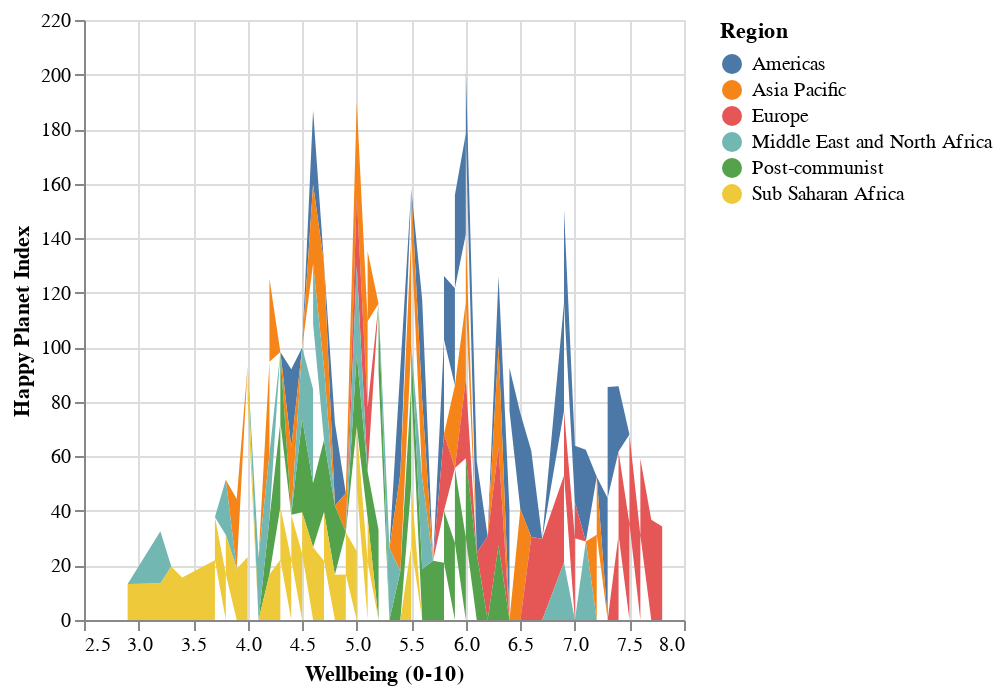

Notebook code cell kept with this figure:
### Code cell
# Adding Zoom-In and Zoom-Out to an Area Chart
alt.Chart(hpi_df).mark_area().encode(
    x='Wellbeing (0-10):Q',
    y='Happy Planet Index:Q',
    color='Region:N'
).interactive()

### Figure 1 — Vega-Lite specification as saved in the notebook (floating-point values rounded to 4 significant figures; data arrays with more than 128 entries replaced by an {"elided": "..."} marker saying what was removed)
{"config": {"view": {"continuousWidth": 300, "continuousHeight": 300}}, "data": {"name": "data-e1c068cb61c6a12593f95144d0d2b6ed"}, "mark": {"type": "area"}, "encoding": {"color": {"field": "Region", "type": "nominal"}, "x": {"field": "Wellbeing (0-10)", "type": "quantitative"}, "y": {"field": "Happy Planet Index", "type": "quantitative"}}, "params": [{"name": "param_4", "select": {"type": "interval", "encodings": ["x", "y"]}, "bind": "scales"}], "$schema": "https://vega.github.io/schema/vega-lite/v5.20.1.json", "datasets": {"data-e1c068cb61c6a12593f95144d0d2b6ed": {"elided": "140 records"}}}
